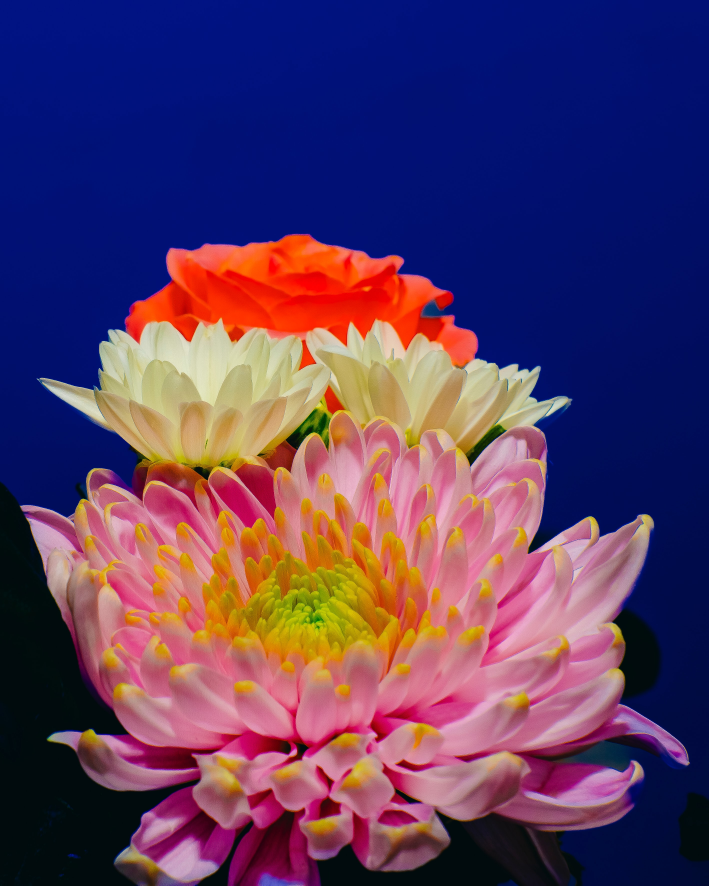
#> input picture images/flower3.jpg, 2834 x 3542 px, given in place of flower.jpg, which was not available (shown at 1/4 size)
$ python average_image.py
#> lines starting #> are read from the running program, lines starting #| are printed output that depends on the picture; pictures that were not available may be replaced by others from this repository, and a replacement may not be noted
#average of two images into a single image

import cv2
img1=cv2.imread("../images/flower.jpg")
#> img1 is the input picture: shape (3542, 2834, 3); mean B, G, R 97.4, 59.9, 88.8
img1=cv2.resize(img1,(400,500))
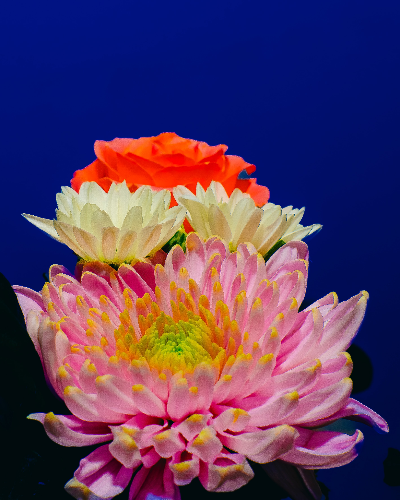
#> img1: shape (500, 400, 3); mean B, G, R 97.3, 59.8, 88.7
img2=cv2.imread("../images/flower2.jpg")
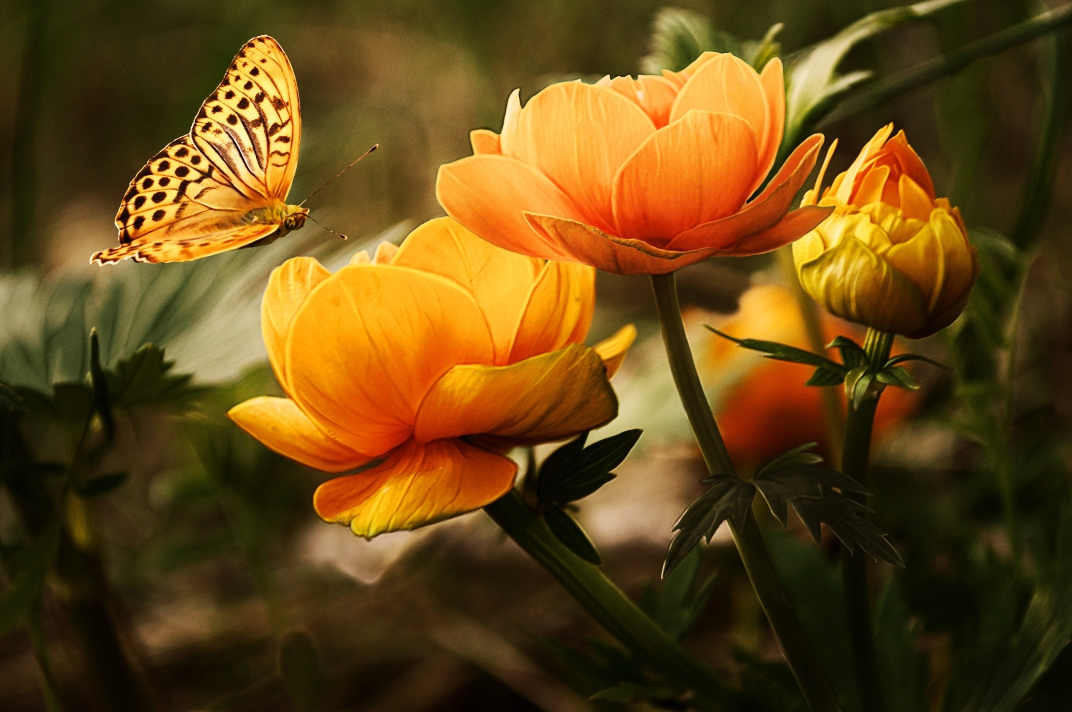
#> input picture images/flower2.jpg, 2144 x 1424 px (shown at 1/2 size)
#> img2 is the input picture: shape (1424, 2144, 3); mean B, G, R 22.1, 71.6, 101.7
img2=cv2.resize(img2,(400,500))
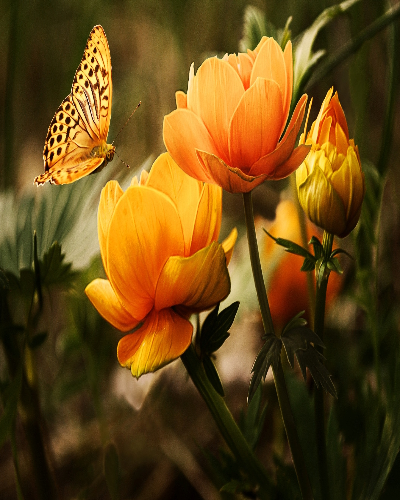
#> img2: shape (500, 400, 3); mean B, G, R 22, 71.5, 101.6
img3=(img1+img2)/2
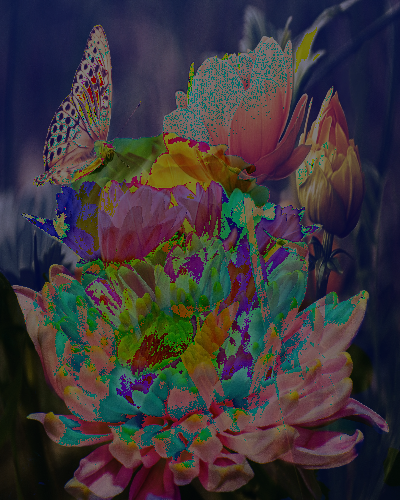
#> img3: shape (500, 400, 3) float64; mean B, G, R 57.7, 53.4, 59.4
cv2.imshow("Average image",img3)
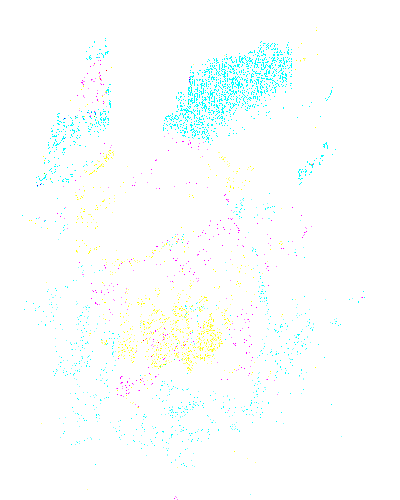
#> window 'Average image': shape (500, 400, 3); mean B, G, R 253.8, 254.6, 251.2
cv2.waitKey(0)
